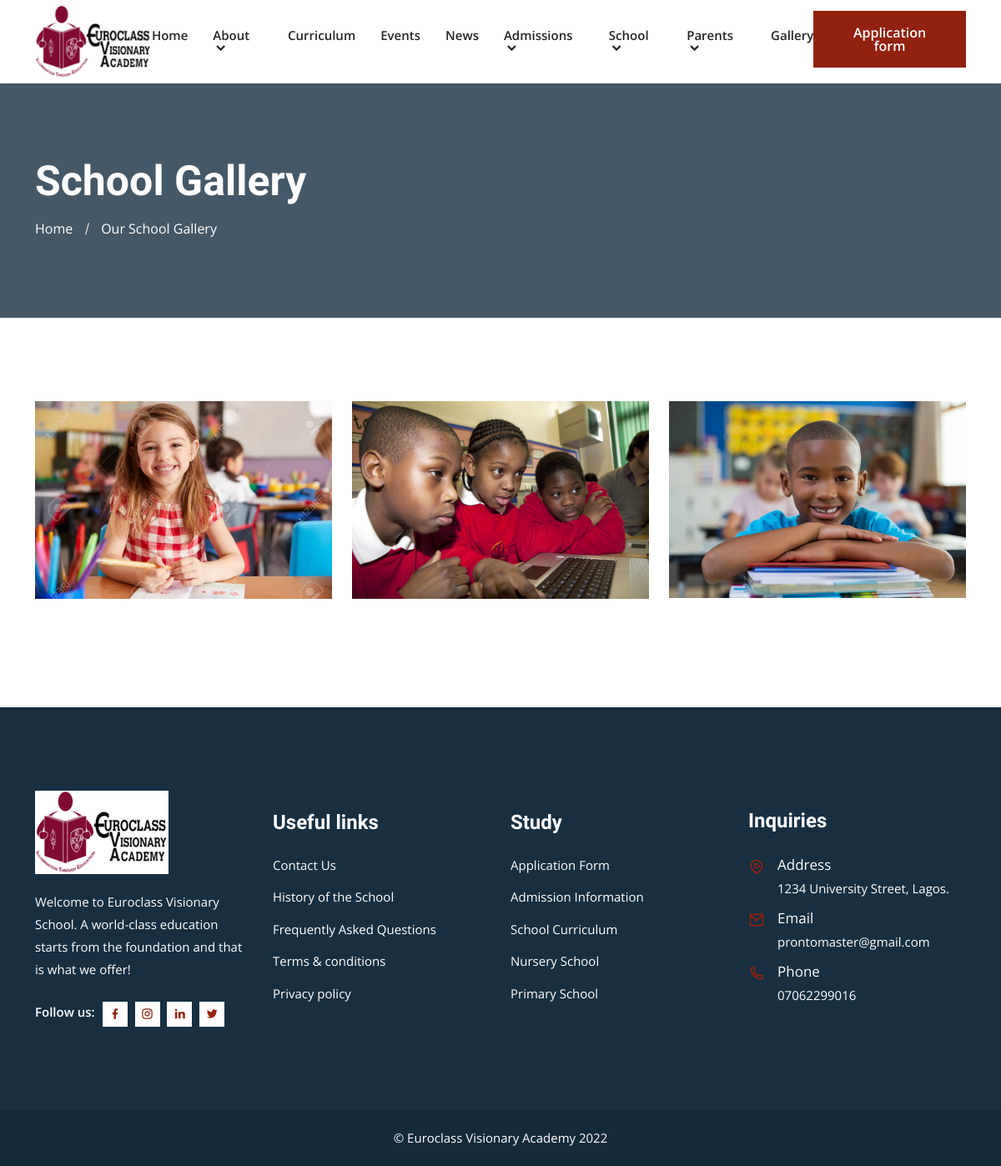
Page /gallery/ on the committed database.
### core/models.py (models this page shows, shortened)
class SchoolContactInfo(models.Model):
    short_information = models.CharField(max_length=150)
    address = models.CharField(max_length=200)
    email = models.EmailField()
    phone_number = models.CharField(max_length=15)
    logo = models.ImageField(upload_to='logo')
    facebook_url = models.URLField(blank=True)
    instagram_url = models.URLField(blank=True)
    twitter_url = models.URLField(blank=True)
    linkedin_url = models.URLField(blank=True)
    class Meta:
        verbose_name = 'School Contact Information'
        verbose_name_plural = 'School Contact Information'

class Picture(models.Model):
    caption = models.CharField(max_length=100)
    image = models.ImageField(upload_to='picture')
    created = models.DateTimeField(auto_now_add=True)
    updated = models.DateTimeField(auto_now=True)

### core/views.py (the view)
# urls.py: path('gallery/', views.gallery, name='gallery'),
def gallery(request):
    pictures = Picture.objects.all()
    return render(request, 'gallery.html', {'pictures': pictures})

### core/context_processors.py (called while the page is built)
def euroclass(request):
    return {
        'about': About.objects.first(),
        'latest_news': News.objects.all()[:3],
        'info': SchoolContactInfo.objects.first(),
    }

### templates/gallery.html (shortened to what this page needs)
{% extends "base.html" %}
{% block content %}
<div class="page-title-area bg-6">
    <div class="container">
        <div class="page-title-content">
            <h2>School Gallery</h2>
            <ul>
                <li><a href="{% url 'home' %}">Home</a></li>
                <li class="active">Our School Gallery</li>
            </ul>
        </div>
    </div>
</div>
<div class="gallery-area gallery-popup ptb-100">
    <div class="container">
        <div class="row justify-content-center">
            {% for picture in pictures %}
            <div class="col-lg-4 col-md-6">
                <div class="single-gallery">
                    <img src="{{ picture.image.url }}" height="650" width="650" alt="Image">
                </div>
            </div>
            {% empty %}
                <p class="text-center">No Pictures in Gallery</p>
            {% endfor %}
        </div>
    </div>
</div>
{% endblock %}

### templates/base.html (shortened to what this page needs)
<!doctype html>
<html lang="en">
{% load static %}
<head>
    <link rel="stylesheet" href="{% static 'css/bootstrap.min.css' %}">
    <link rel="stylesheet" href="{% static 'css/owl.theme.default.min.css' %}">
    <link rel="stylesheet" href="{% static 'css/owl.carousel.min.css' %}">
    <link href="https://cdn.jsdelivr.net/npm/remixicon@2.2.0/fonts/remixicon.css" rel="stylesheet">
    <link rel="stylesheet" href="{% static 'css/meanmenu.min.css' %}">
    <link rel="stylesheet" href="{% static 'css/animate.min.css' %}">
    <link rel="stylesheet" href="{% static 'css/odometer.min.css' %}">
    <link rel="stylesheet" href="{% static 'css/magnific-popup.min.css' %}">
    <link rel="stylesheet" href="{% static 'css/date-picker.min.css' %}">
    <link rel="stylesheet" href="{% static 'css/app.css' %}">
    <link rel="stylesheet" href="{% static 'css/style.css' %}">
    <link rel="stylesheet" href="{% static 'css/responsive.css' %}">
</head>
<body>
    {% include '_navbar.html' %}
    {% block content %}{% endblock %}
    <footer class="footer-area black-bg-color">
        <div class="container">
            <div class="row align-items-center justify-content-center">
                <div class="col-lg-3 col-sm-6">
                    <div class="single-footer-widget bg-f9f5f1">
                        <a href="index.html" class="logo">
                                <img src="{% if info.logo %}{{ info.logo.url }}{% else %}https://via.placeholder.com/157x48{% endif %}" alt="Image">
                            </a>
                        <p>{{ info.short_information }}</p>
                        <ul class="social-icon">
                            <li>
                                <span>Follow us:</span>
                            </li>
                            <li>
                                <a href="{{ info.facebook_url }}" target="_blank">
                                        <i class="ri-facebook-fill"></i>
                                    </a>
                            </li>
                            <li>
                                <a href="{{ info.instagram_url }}" target="_blank">
                                        <i class="ri-instagram-line"></i>
                                    </a>
                            </li>
                            <li>
                                <a href="{{ info.linkedin_url }}" target="_blank">
                                        <i class="ri-linkedin-fill"></i>
                                    </a>
                            </li>
                            <li>
                                <a href="{{ info.twitter_url }}" target="_blank">
                                        <i class="ri-twitter-fill"></i>
                                    </a>
                            </li>
                        </ul>
                    </div>
                </div>
                <div class="col-lg-3 col-sm-6">
                    <div class="single-footer-widget">
                        <h3>Useful links</h3>
                        <ul class="import-link">
                            <li>
                                <a href="{% url 'contact' %}">Contact Us</a>
                            </li>
                            <li>
                                <a href="{% url 'history' %}">History of the School</a>
                            </li>
                            <li>
                                <a href="{% url 'faq' %}">Frequently Asked Questions</a>
                            </li>
                            <li>
                                <a href="/terms/">Terms & conditions</a>
                            </li>
                            <li>
                                <a href="/privacy/">Privacy policy</a>
                            </li>
                        </ul>
                    </div>
                </div>
                <div class="col-lg-3 col-sm-6">
                    <div class="single-footer-widget">
                        <h3>Study</h3>
                        <ul class="import-link">
                            <li>
                                <a href="application.html">Application Form</a>
                            </li>
                            <li>
                                <a href="{% url 'admission' %}">Admission Information</a>
                            </li>
                            <li>
                                <a href="{% url 'curriculum' %}">School Curriculum</a>
                            </li>
                            <li>
                                <a href="/nursery/">Nursery School</a>
                            </li>
                            <li>
                                <a href="/primary/">Primary School</a>
                            </li>
                        </ul>
                    </div>
                </div>
                <div class="col-lg-3 col-sm-6">
                    <div class="single-footer-widget">
                        <h3>Inquiries</h3>
                        <ul class="address">
                            <li class="location">
                                <i class="ri-map-pin-line"></i>
                                <span>Address</span> {{ info.address }}
                            </li>
                            <li>
                                <i class="ri-mail-line"></i>
                                <span>Email</span>
                                <a href="mailto:{{ info.email }}">{{ info.email }}</a>
                            </li>
                            <li>
                                <i class="ri-phone-line"></i>
                                <span>Phone</span>
                                <a href="tel:{{ info.phone_number }}">{{ info.phone_number }}</a>
                            </li>
                        </ul>
                    </div>
                </div>
            </div>
        </div>
    </footer>
    <div class="copy-right-area">
        <div class="container">
            <p>
                &copy; Euroclass Visionary Academy {% now "Y" %}
            </p>
        </div>
    </div>
</body>
</html>

### templates/_navbar.html (shortened to what this page needs)
<header class="header-area">
    <div class="navbar-area">
        <div class="desktop-nav">
            <div class="container">
                <nav class="navbar navbar-expand-md navbar-light">
                    <a class="navbar-brand" href="{% url 'home' %}">
                            <img src="{% if info.logo %}{{ info.logo.url }}{% else %}https://via.placeholder.com/157x48{% endif %}" alt="logo">
                        </a>
                    <div class="collapse navbar-collapse mean-menu" id="navbarSupportedContent">
                        <ul class="navbar-nav m-auto">
                            <li class="nav-item">
                                <a href="{% url 'home' %}" class="nav-link">Home</a>
                            </li>
                            <li class="nav-item">
                                <a href="#" class="nav-link">
                                    About <i class="ri-arrow-down-s-line"></i>
                                </a>
                            </li>
                            <li class="nav-item">
                                <a href="{% url 'curriculum' %}" class="nav-link">Curriculum</a>
                            </li>
                            <li class="nav-item">
                                <a href="{% url 'events' %}" class="nav-link">Events</a>
                            </li>
                            <li class="nav-item">
                                <a href="{% url 'news' %}" class="nav-link">News</a>
                            </li>
                            <li class="nav-item">
                                <a href="#" class="nav-link">
                                    Admissions <i class="ri-arrow-down-s-line"></i>
                                </a>
                            </li>
                            <li class="nav-item">
                                <a href="#" class="nav-link">
                                    School <i class="ri-arrow-down-s-line"></i>
                                </a>
                            </li>
                            <li class="nav-item">
                                <a href="#" class="nav-link">
                                    Parents <i class="ri-arrow-down-s-line"></i>
                                </a>
                            </li>
                            <li class="nav-item">
                                <a href="{% url 'gallery' %}" class="nav-link">Gallery</a>
                            </li>
                        </ul>
                        <div class="others-options">
                            <ul>
                                <li>
                                    <a href="{% url 'application' %}" class="default-btn">Application form</a>
                                </li>
                            </ul>
                        </div>
                    </div>
                </nav>
            </div>
        </div>
    </div>
</header>

### rows in the picture
SchoolContactInfo: logo (picture), short_information "Welcome to Euroclass Visionary School. A world-class education starts from the foundation and that is what we offer!", address "1234 University Street, Lagos.", email "prontomaster@gmail.com", phone_number "07062299016"
Picture: image (picture)
Picture: image (picture)
Picture: image (picture)
